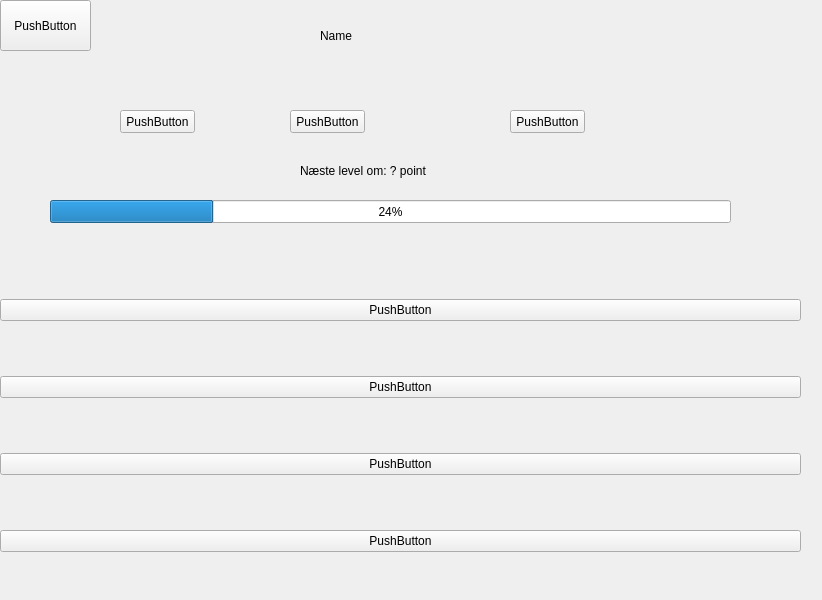
<?xml version="1.0" encoding="UTF-8"?>
<ui version="4.0">
 <class>Form</class>
 <widget class="QWidget" name="Form">
  <property name="geometry">
   <rect>
    <x>0</x>
    <y>0</y>
    <width>822</width>
    <height>600</height>
   </rect>
  </property>
  <property name="windowTitle">
   <string>Form</string>
  </property>
  <widget class="QWidget" name="gridLayoutWidget">
   <property name="geometry">
    <rect>
     <x>0</x>
     <y>250</y>
     <width>801</width>
     <height>351</height>
    </rect>
   </property>
   <layout class="QGridLayout" name="gridLayout">
    <item row="3" column="0">
     <widget class="QPushButton" name="pushButton">
      <property name="text">
       <string>PushButton</string>
      </property>
     </widget>
    </item>
    <item row="0" column="0">
     <widget class="QPushButton" name="pushButton_2">
      <property name="text">
       <string>PushButton</string>
      </property>
     </widget>
    </item>
    <item row="2" column="0">
     <widget class="QPushButton" name="pushButton_3">
      <property name="text">
       <string>PushButton</string>
      </property>
     </widget>
    </item>
    <item row="1" column="0">
     <widget class="QPushButton" name="pushButton_4">
      <property name="text">
       <string>PushButton</string>
      </property>
     </widget>
    </item>
   </layout>
  </widget>
  <widget class="QPushButton" name="pushButton_5">
   <property name="geometry">
    <rect>
     <x>0</x>
     <y>0</y>
     <width>91</width>
     <height>51</height>
    </rect>
   </property>
   <property name="text">
    <string>PushButton</string>
   </property>
  </widget>
  <widget class="QPushButton" name="pushButton_6">
   <property name="geometry">
    <rect>
     <x>120</x>
     <y>110</y>
     <width>75</width>
     <height>23</height>
    </rect>
   </property>
   <property name="text">
    <string>PushButton</string>
   </property>
  </widget>
  <widget class="QPushButton" name="pushButton_7">
   <property name="geometry">
    <rect>
     <x>290</x>
     <y>110</y>
     <width>75</width>
     <height>23</height>
    </rect>
   </property>
   <property name="text">
    <string>PushButton</string>
   </property>
  </widget>
  <widget class="QPushButton" name="pushButton_8">
   <property name="geometry">
    <rect>
     <x>510</x>
     <y>110</y>
     <width>75</width>
     <height>23</height>
    </rect>
   </property>
   <property name="text">
    <string>PushButton</string>
   </property>
  </widget>
  <widget class="QProgressBar" name="progressBar">
   <property name="geometry">
    <rect>
     <x>50</x>
     <y>200</y>
     <width>681</width>
     <height>23</height>
    </rect>
   </property>
   <property name="value">
    <number>24</number>
   </property>
  </widget>
  <widget class="QLabel" name="label">
   <property name="geometry">
    <rect>
     <x>320</x>
     <y>10</y>
     <width>111</width>
     <height>51</height>
    </rect>
   </property>
   <property name="text">
    <string>Name</string>
   </property>
  </widget>
  <widget class="QLabel" name="label_2">
   <property name="geometry">
    <rect>
     <x>300</x>
     <y>150</y>
     <width>131</width>
     <height>41</height>
    </rect>
   </property>
   <property name="text">
    <string>Næste level om: ? point</string>
   </property>
  </widget>
 </widget>
 <resources/>
 <connections/>
</ui>
